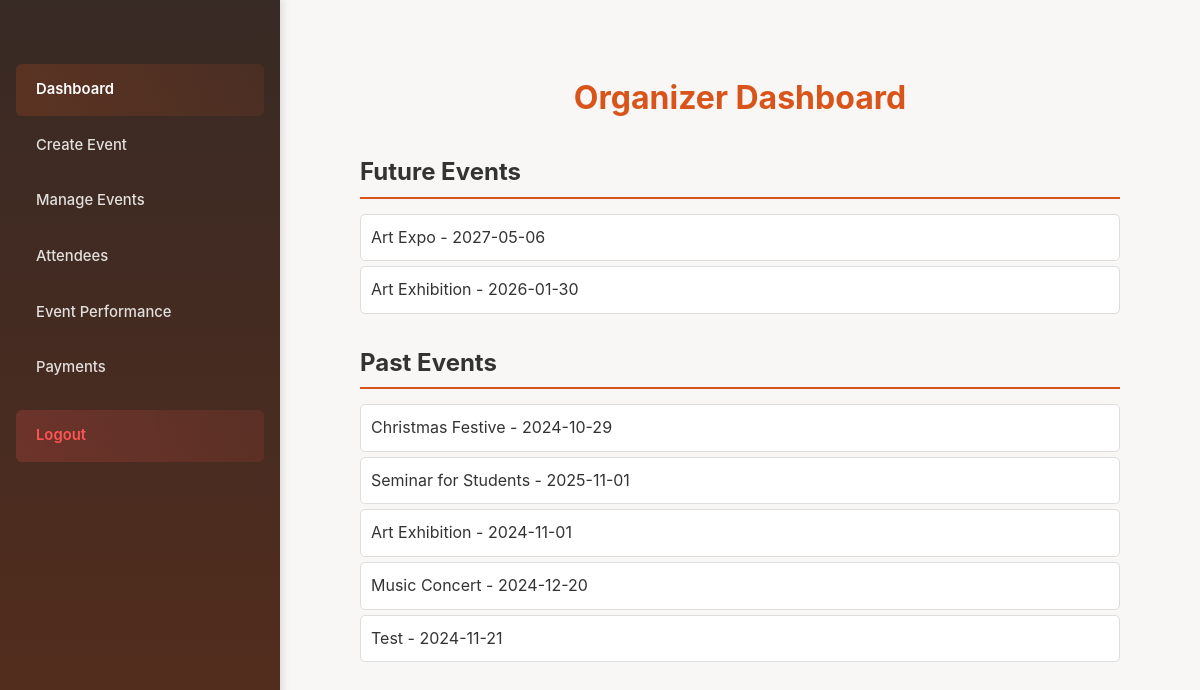
The page /organizer_dashboard/ (signed in) on the database its author committed.
### myApp/models.py (models this page shows, shortened)
class Event(models.Model):
    name=models.CharField(max_length=50)
    desc=models.CharField(max_length=50)
    img = models.ImageField(upload_to='myProject/pic/pic/')
    date = models.DateField(default=timezone.now)
    time = models.TimeField(default=timezone.now)
    location = models.CharField(max_length=255, default='Unknown')
    ticket_template = models.ImageField(upload_to='myProject/pic/pic/', blank=True, null=True)
    number_of_tickets = models.PositiveIntegerField(null=True, blank=True)  # New field for tickets available
    booked_tickets = models.IntegerField(default=0)
    ticket_price = models.DecimalField(max_digits=10, decimal_places=2, null=True, blank=True)  # New field for ticket price
    organizer = models.ForeignKey(User, on_delete=models.CASCADE,default=1)  # Link to user who submits
    approved = models.BooleanField(default=False)  # Admin approval flag
    is_free = models.BooleanField(default=False)
    latitude = models.FloatField(null=True, blank=True)  # New field for latitude
    longitude = models.FloatField(null=True, blank=True)  # New field for longitude

### myApp/views.py (the view)
# urls.py: path("organizer_dashboard/", views.organizer_dashboard, name="organizer_dashboard"),
@login_required
def organizer_dashboard(request):
    organizer = request.user
    events = Event.objects.filter(organizer=organizer)
    current_date = timezone.now().date()
    future_events = []
    past_events = []
    for event in events:
        if event.date < current_date:
            past_events.append(event)
        else:
            future_events.append(event)
    context = {
        'future_events': future_events,
        'past_events': past_events,
    }
    return render(request, 'organizer_dashboard.html', context)

### myApp/templates/myApp/organizer_dashboard.html (shortened to what this page needs)
{% extends "base_organizer.html" %}
{% block content %}
<div class="organizer-dashboard">
    <h1>Organizer Dashboard</h1>
    <h2>Future Events</h2>
    {% if future_events %}
        <ul>
            {% for event in future_events %}
                <li>{{ event.name }} - {{ event.date|date:"Y-m-d" }}</li>
            {% endfor %}
        </ul>
    {% else %}
        <p>No future events available.</p>
    {% endif %}
    <h2>Past Events</h2>
    {% if past_events %}
        <ul>
            {% for event in past_events %}
                <li>{{ event.name }} - {{ event.date|date:"Y-m-d" }}</li>
            {% endfor %}
        </ul>
    {% else %}
        <p>No past events available.</p>
    {% endif %}
</div>
{% endblock %}

### myApp/static/css/styles.css (style rules this page uses)
body { font-family: Arial, sans-serif; background-color: #f8f9fa; margin: 0; padding: 20px; }

### myApp/templates/myApp/organizer_dashboard.html (style rules this page uses)
.organizer-dashboard { font-family: Arial, sans-serif; color: #333; margin: 0; padding: 20px; }
.organizer-dashboard h1 { color: #d8541b; margin-bottom: 20px; text-align: center; }
.organizer-dashboard h2 { color: #333; margin-top: 30px; margin-bottom: 15px; border-bottom: 2px solid #d8541b; padding-bottom: 5px; }
.organizer-dashboard ul { list-style-type: none; padding: 0; margin: 0; }
.organizer-dashboard li { background-color: white; margin: 5px 0; padding: 10px; border: 1px solid #ddd; border-radius: 5px; transition: background-color 0.3s; }

### myApp/templates/myApp/base_organizer.html (style rules this page uses)
* { margin: 0; padding: 0; box-sizing: border-box; font-family: 'Inter', system-ui, -apple-system, sans-serif; }
body { background-color: #f8f7f6; color: #1a1412; line-height: 1.6; -webkit-font-smoothing: antialiased; }

### rows shown on the page
Event: name "Art Expo", date "2027-05-06"
Event: name "Art Exhibition", date "2026-01-30"
Event: name "Christmas Festive", date "2024-10-29"
Event: name "Seminar for Students", date "2025-11-01"
Event: name "Art Exhibition", date "2024-11-01"
Event: name "Music Concert", date "2024-12-20"
Event: name "Test", date "2024-11-21"
